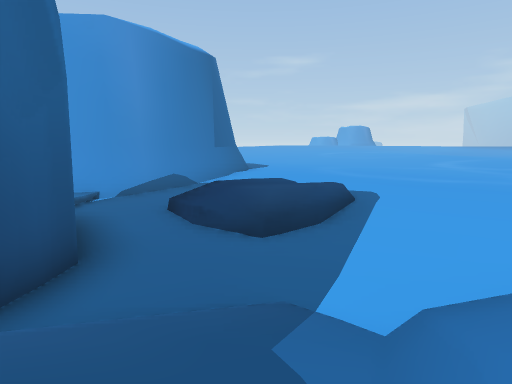
View 1 (above)

24 first-person views from a walk through a 3-D level made in the Unity game engine. The camera is 1.4 m above the floor, tilts 8° down and sees 75° across. The floor is counted in squares, 1.2 m on a side. Each view is taken from the middle of a square. On the plan, view 1 faces up. The plan holds only what a view shows up to about 14 squares ahead; the rest is blank. The place goes on beyond the plan. The player character is not drawn. Some animated figures are left out. Some surface patterns are stand-ins.

View 2
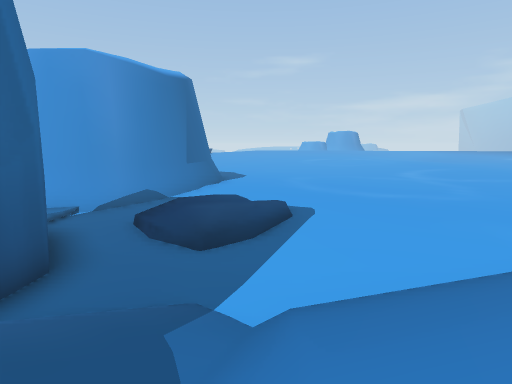

View 3
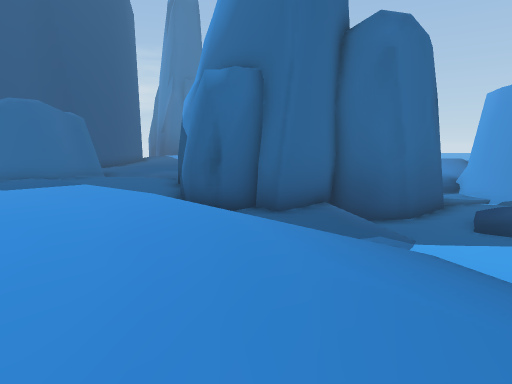

View 4
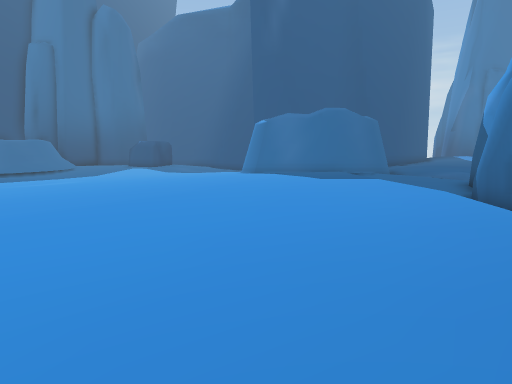

View 5
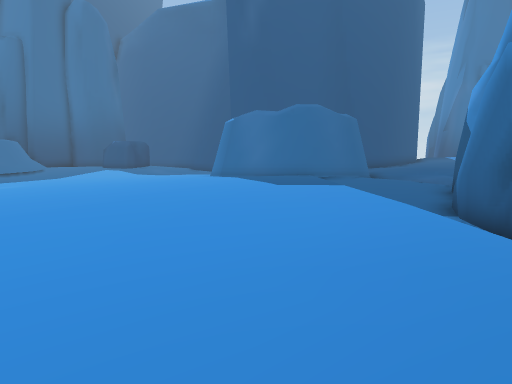

View 6
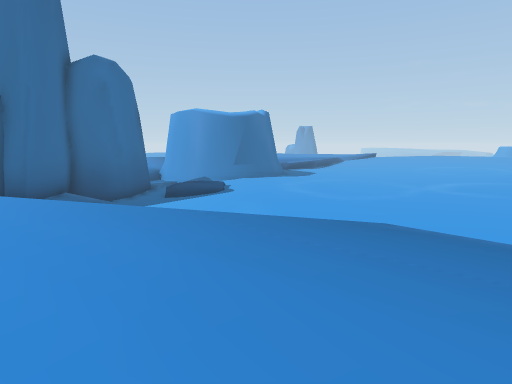

View 7
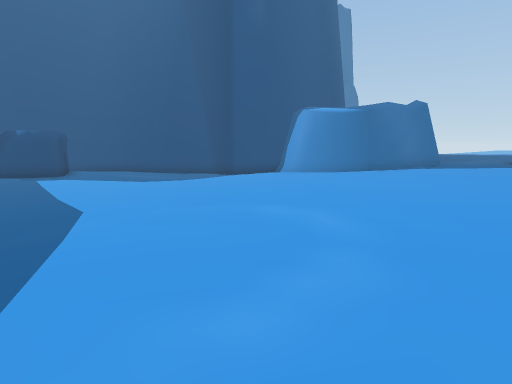

View 8
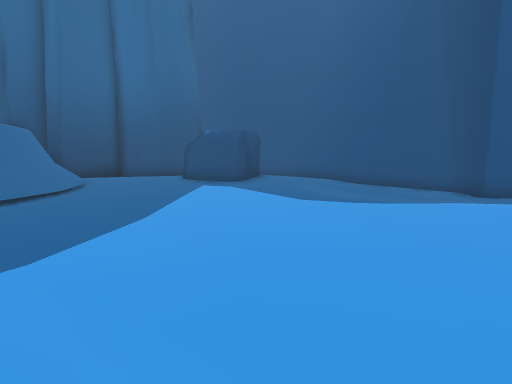

View 9
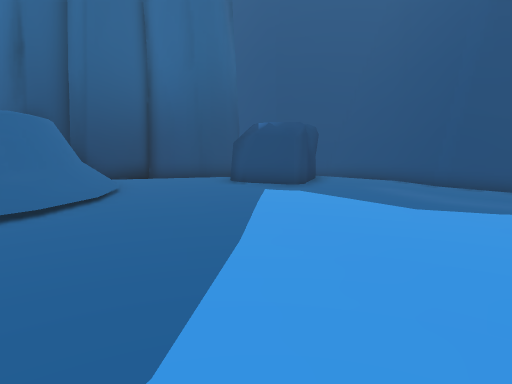

View 10
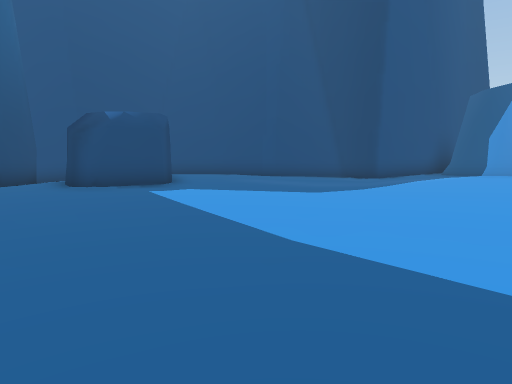

View 11
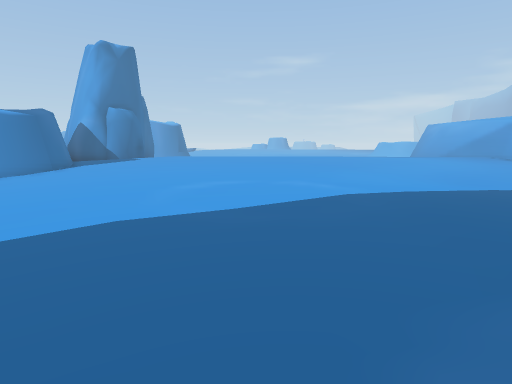

View 12
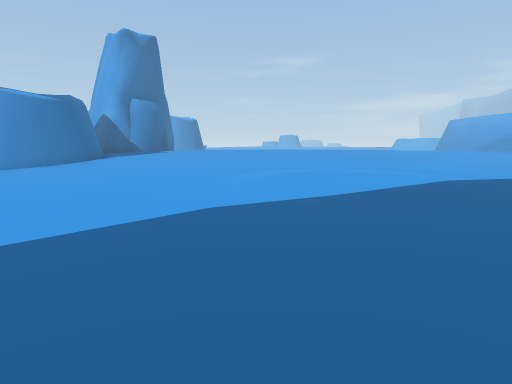

View 13
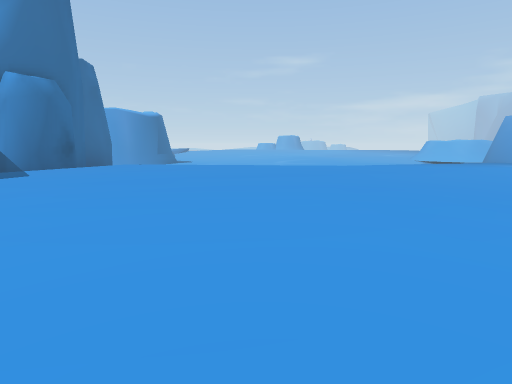

View 14
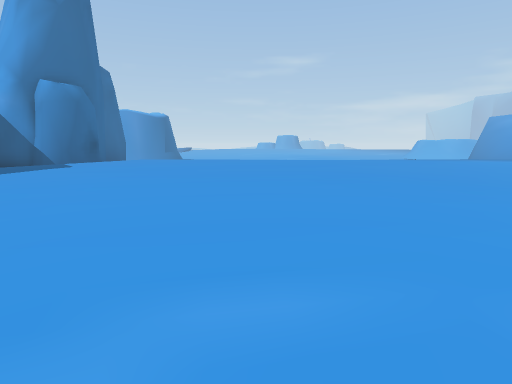

View 15
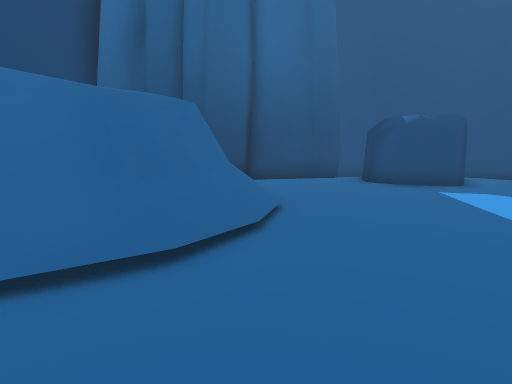

View 16
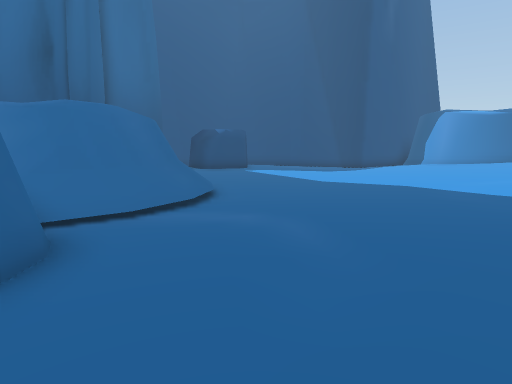

View 17
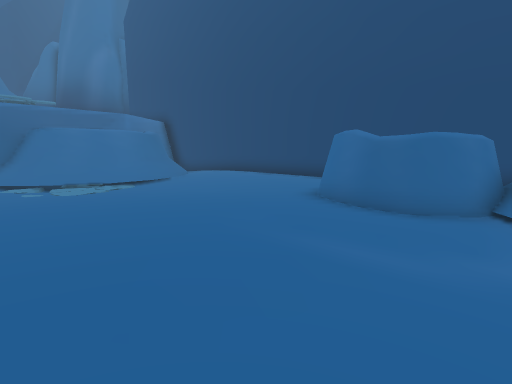

View 18
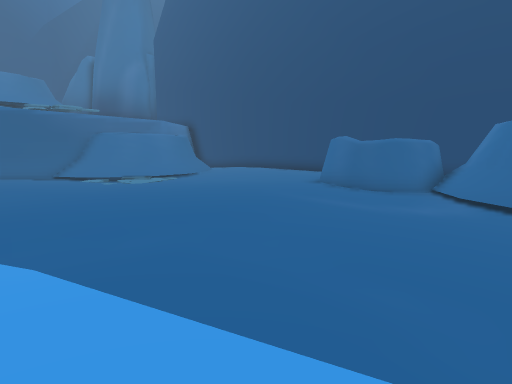

View 19
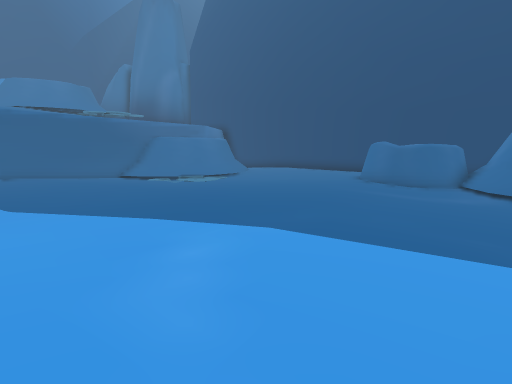

View 20
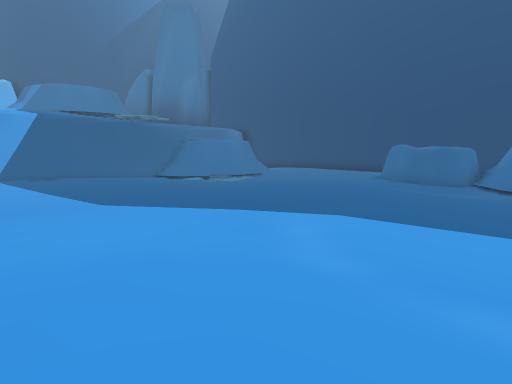

View 21
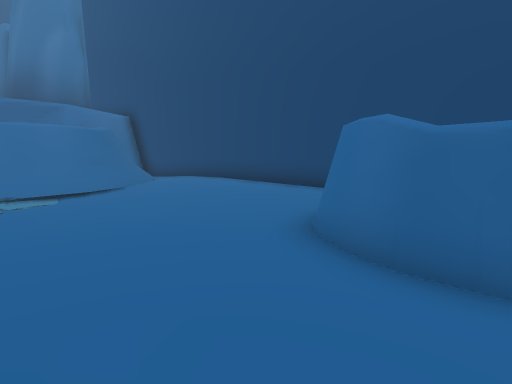

View 22
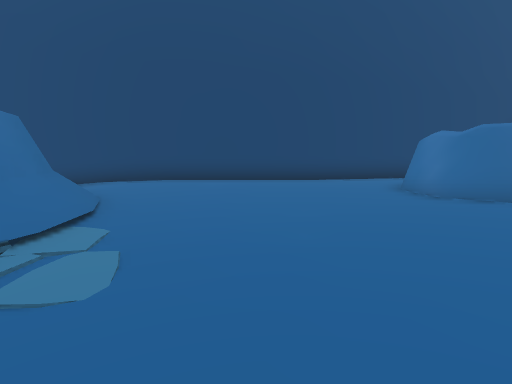

View 23
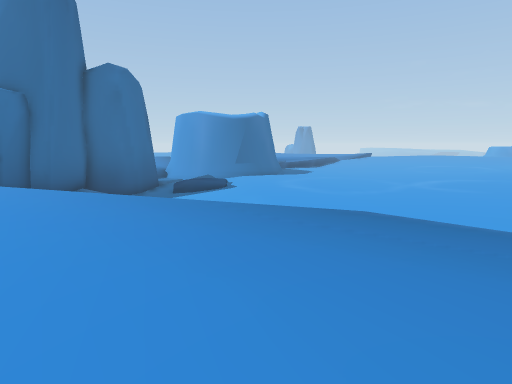

View 24
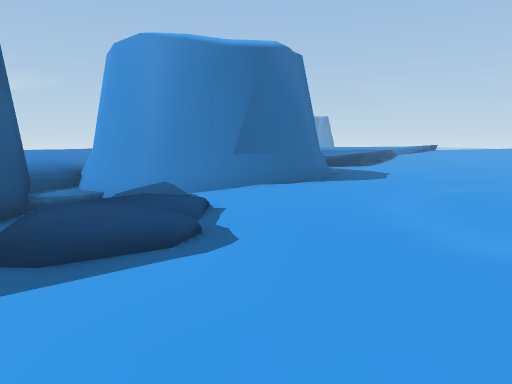

### Floor plan
Key: @ floor where view 1 was taken; # wall or solid block; . main floor; : floor 0.25 m higher than the main floor; - floor 0.25 m lower than the main floor; + floor 0.5 m higher than the main floor; _ floor 0.5 m lower than the main floor; * floor 0.75 m higher than the main floor; < floor 0.75 m lower than the main floor; % floor 1 m higher than the main floor; / step, stairs or slope; = window, fence, low wall or low ledge; v drop or lower ground; O other object.
Columns run from 8 left of view 1 to 21 right of it. Each row starts with its distance up from view 1.
 12        #....-----....
 11        #.....----....
 10        #.....----....
  9       ##......----...
  8   #####-.......---...
  7  //##=_/.-.....---....
  6  +/=#__/..--....---...
  5     ##_//////-..---...
  4      ##//////--./////.
  3      ##/<<<_/   /:::::
  2     ##//////// /:::::+
  1      ##__//////++:++++
  0       #_@/////+++++++++
 -1       #- ///++++++++***
 -2       #  //*************
 -3     ###  /**************
 -4    ::.. /*****%%*******
 -5 **/+::/ ***************
 -6 *//++: /***************
 -7  /:++//***********++++*
 -8   ####/**********+++++
 -9      #/++++++++++++++
-10      ##+++++++++++++:
-11       #++++++++++++:::::
-12       #+++++++++++:::.....
-13      ##:::::::+++:::......
-14 ######:::::::::::::...........
-15 #####....:::::::::::..........
-16 #-.............:::::..........
-17 #--.............::::..........
-18 #---.............::...........
-19 #---..............:...........
-20 #--....-.....................-
-21 #/......---...............----
-22 #/.......-----............----
-23 #.........-----..........----/
-24 #.........------.........---/O
-25 # .###.....--//-.........---/=
-26 #   ##....///=///..O....----/=
-27     ##....O#####O/OOOO....---O
-28      ..../#v   ##OO  O......-/
-29  # ###.../#     #O   O........
-30  #   ##..##     #=   .........
-31       ####vv        ......####
-32            v        //

Where each view was taken, in squares from view 1:
view 1: 0 up, 0 right, facing up
view 2: 1 down, 1 right, facing up
view 3: 1 down, 8 right, facing left
view 4: 1 down, 9 right, facing down-left
view 5: 1 down, 7 right, facing down-left
view 6: 3 down, 13 right, facing up-left
view 7: 16 down, 11 right, facing left
view 8: 15 down, 5 right, facing down-left
view 9: 18 down, 5 right, facing down-left
view 10: 22 down, 6 right, facing left
view 11: 26 down, 7 right, facing up
view 12: 25 down, 5 right, facing up
view 13: 15 down, 6 right, facing up
view 14: 17 down, 6 right, facing up
view 15: 22 down, 7 right, facing down-left
view 16: 24 down, 14 right, facing left
view 17: 20 down, 8 right, facing down-right
view 18: 17 down, 6 right, facing down-right
view 19: 14 down, 6 right, facing down-right
view 20: 12 down, 6 right, facing down-right
view 21: 23 down, 10 right, facing down-right
view 22: 20 down, 17 right, facing down
view 23: 4 down, 14 right, facing up-left
view 24: 4 up, 5 right, facing up-left
